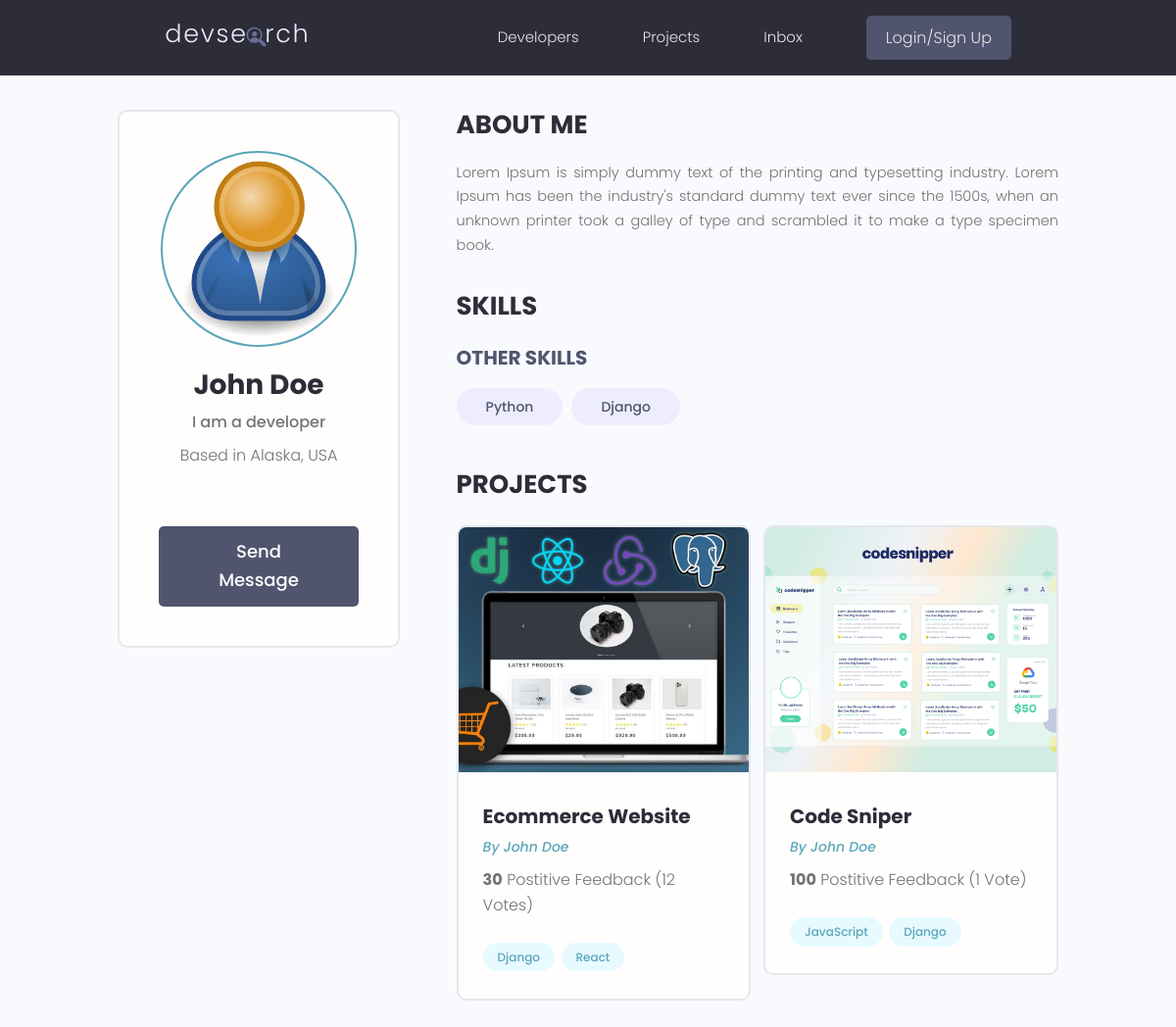
The app's page /profile/047778ce-6aea-485a-b2cc-833e61e2a367/ with its own data.
### users/models.py (models this page shows, shortened)
class Profile(models.Model):
    user = models.OneToOneField(
        User, on_delete=models.CASCADE, null=True, blank=True)
    name = models.CharField(max_length=200, blank=True, null=True)
    email = models.EmailField(max_length=500, blank=True, null = True)
    username = models.CharField(max_length=200, blank=True, null=True)
    location = models.CharField(max_length=200, blank=True, null=True)
    short_intro = models.CharField(max_length=200, blank=True, null=True)
    bio = models.TextField(blank=True, null = True)
    profile_image = models.ImageField(
        null=True, blank=True, upload_to='profiles/', default="profiles/user-default.png")
    social_github = models.CharField(max_length=200, blank=True, null=True)
    social_twitter = models.CharField(max_length=200, blank=True, null=True)
    social_linkedin = models.CharField(max_length=200, blank=True, null=True)
    social_youtube = models.CharField(max_length=200, blank=True, null=True)
    social_website = models.CharField(max_length=200, blank=True, null=True)
    created = models.DateTimeField(auto_now_add=True)
    id = models.UUIDField(default=uuid.uuid4, unique=True,
                          primary_key=True, editable=False)

class Skill(models.Model):
    owner = models.ForeignKey(
        Profile, on_delete=models.CASCADE, null=True,)
    name = models.CharField(max_length=200, blank=True, null=True)
    description = models.TextField(null=True, blank=True)
    created = models.DateTimeField(auto_now_add=True)
    id = models.UUIDField(default=uuid.uuid4, unique=True,
                          primary_key=True, editable=False)
    def __str__(self):
        return str(self.name)

### projects/models.py (models this page shows, shortened)
class Project(models.Model):
    owner = models.ForeignKey(
        Profile, null=True, blank=True, on_delete=models.CASCADE)
    title = models.CharField(max_length=200)
    description = models.TextField(null=True, blank=True)
    featured_image = models.ImageField(
        null=True, blank=True, default="default.jpg")
    demo_link = models.CharField(max_length=2000, null=True, blank=True)
    source_link = models.CharField(max_length=2000, null = True, blank=True)
    tags = models.ManyToManyField('Tag', blank=True)
    vote_total = models.IntegerField(default=0, null = True, blank=True)
    vote_ratio = models.IntegerField(default=0, null = True, blank=True)
    created = models.DateTimeField(auto_now_add=True)
    id = models.UUIDField(default=uuid.uuid4, unique=True,
                          primary_key=True, editable=False)
    class Meta:
        ordering = ['created']

class Tag(models.Model):
    name = models.CharField(max_length=200)
    created = models.DateTimeField(auto_now_add=True)
    id = models.UUIDField(default=uuid.uuid4, unique=True,
                          primary_key=True, editable=False)
    def __str__(self):
        return self.name

### users/views.py (the view)
# urls.py: path('profile/<str:pk>/', views.userProfile, name="user-profile"),
def userProfile(request, pk):
    profile = Profile.objects.get(id=pk)
    topSkills = profile.skill_set.exclude(description__exact="")
    otherSkills = profile.skill_set.filter(description="")
    context = {'profile': profile, 'topSkills':topSkills,
               "otherSkills": otherSkills}
    return render(request, 'users/user-profile.html', context)

### users/templates/users/user-profile.html (shortened to what this page needs)
{% extends 'main.html' %}
{% block content %}
  <main class="profile my-md">
    <div class="container">
      <div class="layout">
        <div class="column column--1of3">
          <div class="card text-center">
            <div class="card__body dev">
              <img class="avatar avatar--xl" src="{{ profile.profile_image.url }}" />
              <h2 class="dev__name">{{profile.name}}</h2>
              <p class="dev__title">{{profile.short_intro}}</p>
              <p class="dev__location">Based in {{profile.location}}</p>
              <a href="#" class="btn btn--sub btn--lg">Send Message </a>
            </div>
          </div>
        </div>
        <div class="column column--2of3">
          <div class="devInfo">
            <h3 class="devInfo__title">About Me</h3>
            <p class="devInfo__about">{{profile.bio}}</p>
          </div>
          <div class="devInfo">
            <h3 class="devInfo__title">Skills</h3>
            <div class="devInfo__skills">
              <h3 class="devInfo__subtitle">Other Skills</h3>
              <div class="devInfo__otherSkills">
                {% for skill in otherSkills %}
                <span class="tag tag--pill tag--sub tag--lg">
                  <small>{{skill}}</small>
                </span>
                {% endfor %}
              </div>
            </div>
          </div>
          <div class="devInfo">
            <h3 class="devInfo__title">Projects</h3>
            <div class="grid grid--two">
              {% for project in profile.project_set.all %}
              <div class="column">
                <div class="card project">
                  <a href="{% url 'project' project.id %}" class="project">
                    <img class="project__thumbnail" src="{{project.featured_image.url}}" alt="project thumbnail" />
                    <div class="card__body">
                      <h3 class="project__title">{{project.title}}</h3>
                      <p><a class="project__author" href="{% url 'user-profile' project.owner.id %}">By {{project.owner.name}}</a></p>
                      <p class="project--rating">
                        <span style="font-weight: bold;">{{project.vote_ratio}}</span> Postitive
                        Feedback ({{project.vote_total}} Vote{{project.vote_total|pluralize:"s"}})
                      </p>
                      <div class="project__tags">
                        {% for tag in project.tags.all %}
                        <span class="tag tag--pill tag--main">
                          <small>{{tag}}</small>
                        </span>
                        {% endfor %}
                      </div>
                    </div>
                  </a>
                </div>
              </div>
              {% endfor  %}
            </div>
          </div>
        </div>
      </div>
    </div>
  </main>
{% endblock content %}

### static/styles/app.css (style rules this page uses)
:root { --color-sub: #2d2d39; }
.btn--sub { background-color: var(--color-sub-light); }
.card { border: 2px solid var(--color-light); }
img { width: 100%; }
.profile .card > .dev { padding: 4rem; }
.dev__name { color: var(--color-sub); font-size: 2.8rem; font-weight: 700; margin-top: 1rem; margin-bottom: 0.5rem; }
.dev__title { font-size: 1.6rem; font-weight: 500; line-height: 1.3; }
.dev__location { margin-top: 1rem; }
.devInfo { margin-bottom: 3rem; }
.devInfo__title, .devInfo__subtitle { font-size: 2.6rem; color: var(--color-sub); text-transform: uppercase; font-weight: 700; margin-bottom: 1.5rem; }
.devInfo__subtitle { font-size: 2rem; color: var(--color-sub-light); }
.devInfo__about, .devSkill__info { font-size: 1.45rem; line-height: 1.7; text-align: justify; }
.project__author { font-size: 1.4rem; font-style: italic; }
.project--rating { margin-bottom: 1.6em; margin-top: .5em; }
.project__thumbnail { height: 25rem; object-fit: cover; object-position: top center; }
.project__title { font-size: 2rem; font-weight: 700; color: var(--color-sub); }

### static/uikit/styles/modules/_variables.css (style rules this page uses)
:root { --color-main: #5aa5b9; --color-main-light: #e6faff; --color-sub: #3f4156; --color-sub-light: #51546e; --color-sub-lighter: #ededfd; --color-text: #737373; --color-gray: #8b8b8b; --color-light: #e5e7eb; --color-light-gray: #767676; --color-bg: #f8fafd; --color-white: #fffefd; --color-white-light: #f3f3f3; --color-success: #359e64; --color-success-bg: #def8e8; --color-error: #fc4b0b; --color-error-bg: #fff2ee; --font-base: 'Poppins', arial, helvetica, 'Segoe UI', roboto, ubuntu, sans-serif; --font-monospace: 'Fira Code', 'Courier New', courier, monospace; --font-regular: 300; --font-medium: 500; --font-bold: 700; --generic-shadow: 1px 1px 5px #00000010; --generic-transition: all 0.3s ease-in-out; }

### static/uikit/styles/modules/_base.css (style rules this page uses)
* { margin: 0; padding: 0; box-sizing: border-box; text-rendering: optimizeLegibility; color: inherit; font-size: inherit; }
html { font-size: 50%; }
@media only screen and (min-width: 480px) { html { font-size: 56.25%; } }
@media only screen and (min-width: 1200px) { html { font-size: 62.5%; } }
body { line-height: 1.6; font-weight: 400; font-size: 1.5rem; color: var(--color-text); background-color: var(--color-bg); min-height: 100vh; }

### static/uikit/styles/modules/_typography.css (style rules this page uses)
* { font-family: var(--font-base); }
h2 { font-size: 3.6rem; font-weight: var(--font-bold); }
h3 { font-size: 3.2rem; font-weight: var(--font-medium); }
p, span, strong { font-size: 1.6rem; color: var(--color-text); font-weight: var(--font-regular); }
a { padding-bottom: 2px; text-decoration: none; display: inline-block; color: var(--color-main); font-weight: var(--font-medium); }

### static/uikit/styles/modules/_utilities.css (style rules this page uses)
.container { width: 92%; max-width: 165rem; margin: 0 auto; box-sizing: border-box; }
@media screen and (min-width: 1000px) { .container { width: 90%; } }
@media screen and (min-width: 1200px) { .container { width: 80%; } }
.text-center { text-align: center; }
.my-md { margin: 3rem auto; }

### static/uikit/styles/modules/_avatar.css (style rules this page uses)
.avatar { border-radius: 50%; border: 2px solid var(--color-main); object-fit: cover; }
.avatar--xl { height: 20rem; width: 20rem; }

### static/uikit/styles/modules/_button.css (style rules this page uses)
.btn { display: inline-block; position: relative; cursor: pointer; background-color: var(--color-light); font-weight: var(--font-medium); color: var(--color-sub); text-decoration: none; padding: 1rem 2rem; border-radius: 0.5rem; border: none; width: -webkit-fit-content; width: -moz-fit-content; width: fit-content; height: -webkit-fit-content; height: -moz-fit-content; height: fit-content; font-size: 1.6rem; outline-width: 0; outline-color: transparent; -webkit-backface-visibility: hidden; backface-visibility: hidden; transition: all 0.3s ease-in-out; }
.btn--sub { background-color: var(--color-sub); color: var(--color-white); }
.btn--lg { font-size: 1.8rem; padding: 1.2rem 4.5rem; }

### static/uikit/styles/modules/_card.css (style rules this page uses)
.card { border-radius: 1rem; background-color: var(--color-white); border: 1.5px solid var(--color-light); width: auto; height: auto; margin-top: 0.5rem; margin-bottom: 0.5rem; overflow: hidden; }
.card__body, .card__header { padding: 2rem 2.5rem; }

### static/uikit/styles/modules/_grid.css (style rules this page uses)
.grid { display: flex; flex-wrap: wrap; justify-content: flex-start; align-items: stretch; }
.grid > .column { min-width: 28rem; margin-bottom: 2.5rem; }
.grid--two > .column { flex-basis: 100%; }
@media screen and (min-width: 800px) { .grid--two { margin-right: -2%; } }
@media screen and (min-width: 800px) { .grid--two > .column { margin-right: 2%; } }
@media screen and (min-width: 800px) { .grid--two > .column { flex-basis: 48%; } }

### records on screen
Profile: profile_image (placeholder picture), name "John Doe", short_intro "I am a developer", location "Alaska, USA", bio "Lorem Ipsum is simply dummy text of the printing and typesetting industry. Lorem Ipsum has been the industry's standard dummy text ever since the 1500s, when an unknown printer took a galley of type and scrambled it to make a type specimen book."
Skill: name "Python"
Skill: name "Django"
Project: featured_image (picture), title "Ecommerce Website", owner.name "John Doe", vote_ratio "30", vote_total "12"
Tag: name "Django"
Tag: name "React"
Project: featured_image (picture), title "Code Sniper", owner.name "John Doe", vote_ratio "100", vote_total "1"
Tag: name "JavaScript"
